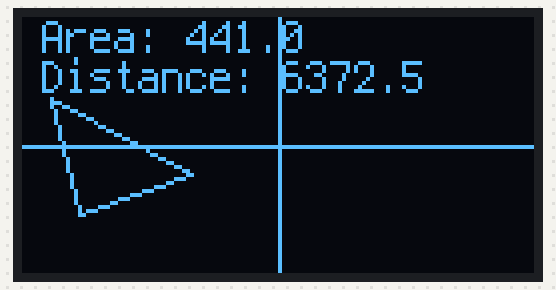
A program run on a simulated Raspberry Pi Pico running CircuitPython. Parts: 128×64 one-colour display. What the program prints to the serial console is not drawn. At 4.0 s the program ends and the board releases its pins; the recording ends there.

Above: at 0.1 s.
At 1.1 s:
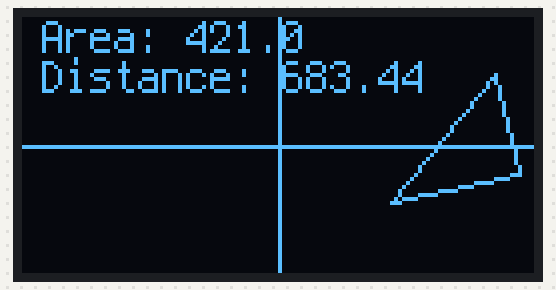
At 2.1 s:
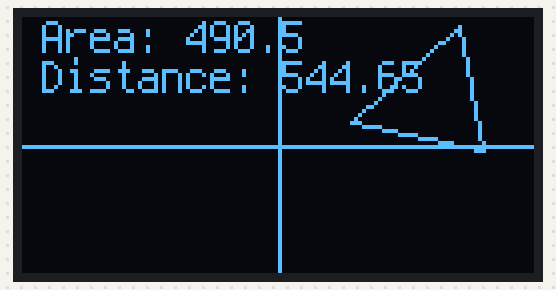
At 3.1 s:
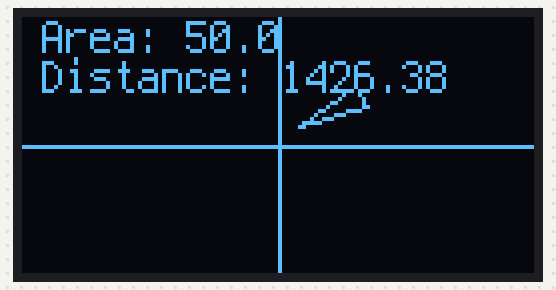

Measured:
- what the display in image 0 shows lasts 1.0 s, from 0.0 s to 1.0 s

The program:

landing_area_part_three.py
```python
#type:ignore
import board
import time
from adafruit_display_shapes.triangle import Triangle
from adafruit_display_shapes.line import Line
from adafruit_display_shapes.circle import Circle
import busio
import displayio
import terminalio
import adafruit_displayio_ssd1306
from adafruit_display_text import label
displayio.release_displays() #set up for OLED screen

sda_pin = board.GP16 #sets pin for sda
scl_pin = board.GP17 #sets pin for scl
i2c = busio.I2C(scl_pin, sda_pin) #sets i2c

display_bus = displayio.I2CDisplay(i2c, device_address = 0x3d, reset = board.GP2) #sets up OLED screen
display = adafruit_displayio_ssd1306.SSD1306(display_bus, width=128, height=64) #sets up OLED screen


max_area = 100
mid_x = 64 #x-coordinate of center of OLED screen display
mid_y = 32 #y-coordinate of center of OLED screen display
min_distance = 10000000000

def triangle_area(Ax, Ay, Bx, By, Cx, Cy): #creates function
        area = abs(Ax*(By-Cy) + Bx*(Cy - Ay) + Cx*(Ay - By))/2 #do the math for the area of a triangle

        Ox = round((Ax+Bx+Cx)/3, 2) #finds x-coordinate of centroid
        Oy = round((Ay+By+Cy)/3, 2) #finds y-coordinate of centroid

        splash = displayio.Group() #creates display group

        print(area)
        print(f"{Ox}, {Oy}")

        distance = round((((mid_x-Ox)**2)+((mid_y-Oy)**2))**1/2, 2) #solves for the distance from the centroid to the origin

        hline = Line(0,32,128,32, color=0xFFFF00) #sets color, start coordinates, and end coordinates of the line serving as the x-axis
        splash.append(hline) #adds to splash

        vline = Line(64,64,64,0, color=0xFFFF00) #sets color, start coordinates, and end coordinates of the line serving as the y-axis
        splash.append(vline) #adds to splash

        triangle = Triangle(int(Ax+64), int(-Ay+32), int(Bx+64), int(-By+32), int(Cx+64), int(-Cy+32), outline=0xFFFF00) #sets color and coordinates for vertices of a triangle
        splash.append(triangle)#adds to splash

        title = f"Area: {area}" #adds text with area of triangle to display group
        text_area = label.Label(terminalio.FONT, text = title, color = 0xFFFF00, x = 5, y= 5) #sets font, text, color, and location
        splash.append(text_area) #adds to splashs

        title = f"Distance: {distance}" #adds text with distance from centroid to origin to display group
        text_area = label.Label(terminalio.FONT, text = title, color = 0xFFFF00, x = 5, y= 15) #sets font, text, color, and location
        splash.append(text_area) #adds to splashs

        display.show(splash) #sends display group to OLED screen

        return [area, distance]

points = [[-50,-17,-57,12,-22,-7],[28,-14,60,-7,54,18],[45,30,51,-1,18,6],[5,5,19,15,22,10]] #List of all points used, each set of inner brackets contains the coordinates for one full triangle
for i in range(len(points)): #loops it so that it does this process for every set of coordinates ("len(points)" refers to how many lists are in "points")
    Ax = points[i][0] #sets Ax to the first number in the list
    Ay = points[i][1] #sets Ay to the second number in the list
    Bx = points[i][2] #sets Bx to the third number in the list
    By = points[i][3] #sets Vy to the fourth number in the list
    Cx = points[i][4] #sets Cx to the fifth number in the list
    Cy = points[i][5] #sets Cy to the sixth number in the list
    data = triangle_area(Ax, Ay, Bx, By, Cx, Cy) #calls/uses the function created at the start of the code
    if data[0] > max_area and data[1] < min_distance:
        max_area = data[0] #replace the current max_area with the area of the new triangle
        min_distance = data[1] #replaces the current min_distance with the distance of the new triangle
        Ax_max = Ax
        Ay_max = Ay
        Bx_max = Bx
        By_max = By
        Cx_max = Cy
        Cy_max = Cy
    time.sleep(1)
print(f"The closest suitable landing area has vertices ({Ax_max}, {Ay_max}), ({Bx_max}, {By_max}), ({Cx_max}, {Cy_max}). The area is {max_area} km2 and the centroid is {min_distance} km away from base.")
```
